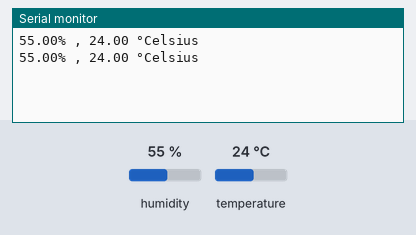
The sketch below on a simulated Arduino Uno, built with avr-gcc and run on an emulated ATmega328P. On the bench: the last lines printed to the serial monitor. The test bench sets the inputs (shaded band); at power-on: humidity 55 %, temperature 24 °C.

Above: at 5.8 s.
5.9 s: humidity set to 22 %
At 9.4 s:
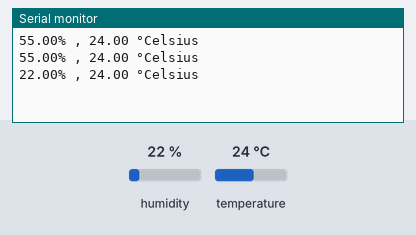
10.1 s: temperature set to 12 °C
At 11.9 s:
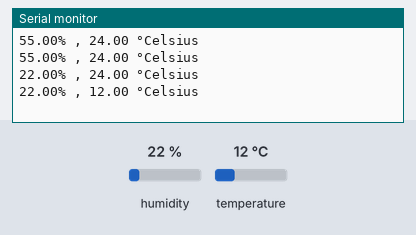
14.3 s: humidity set to 40 %
At 18.1 s:
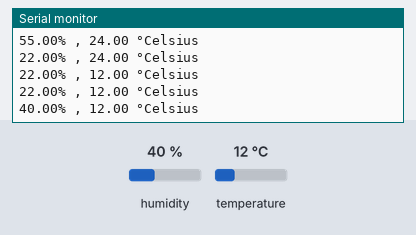
Timing chart, 0 to 19.6 s (numbered marks = the images above; inputs shaded):
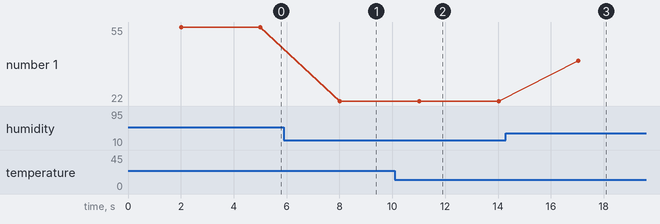

The sketch:

data_record.ino
```cpp
/*
  DHT22 Temperature and humidity sensor
*/

/*
  Library import
*/

#include <DHT.h> //importing DHT sensor library
// conistants
#define DHTPIN 2      // declaring location of Data-Pin on arduino board
#define DHTTYPE DHT22 // declaring the type of temp/pressure sensor
DHT dht = DHT(DHTPIN, DHTTYPE);

// creating variables
int chk;
float humidity;    // float used to store values for humidity
float temperature; // float used to store values for temperature

void setup()
{
  Serial.begin(9600);
  dht.begin();
}

void loop()
{
  delay(2000);

  // reading data
  humidity = dht.readHumidity();
  temperature = dht.readTemperature();

  // returning values
  // Serial.print("Humidity: ");
  // Serial.print("\b");
  Serial.print(humidity);
  Serial.print("% , ");
  // Serial.print("Temperature: ");
  Serial.print(temperature);
  Serial.print(" °Celsius");
  Serial.print("\n");
  delay(1000); // 1000ms, or 1 sec
  // 3 second TOTAL delay when factoring in initial 2000ms delay
}
```

Measured:
- after the input at 5.9 s, the serial monitor: prints a new line after 2.1 s (image 1)
- after the input at 10.1 s, the serial monitor: prints a new line after 0.92 s (image 2)
- after the input at 14.3 s, the serial monitor: prints a new line after 2.7 s (image 3)
- plotted number 1: 55 → 22 after the input at 5.9 s, 22 → 40 after the input at 14.3 s
